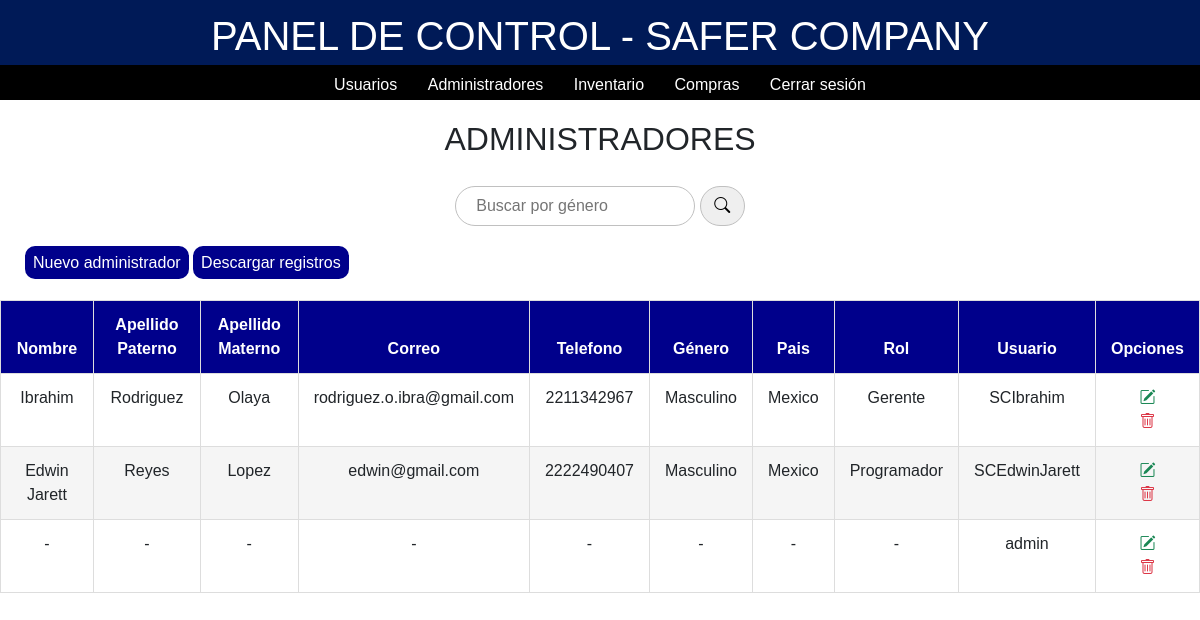
Page /crudadmin.php on the committed database.
### tables this page shows
CREATE TABLE `administradores` (
  `id_admin` int(11) NOT NULL,
  `nombre` varchar(30) NOT NULL,
  `paterno` varchar(30) NOT NULL,
  `materno` varchar(30) NOT NULL,
  `fecha_nac` date NOT NULL,
  `correo` varchar(100) NOT NULL,
  `telefono` char(15) NOT NULL,
  `genero` varchar(30) NOT NULL,
  `pais` varchar(30) NOT NULL,
  `rol` varchar(30) NOT NULL,
  `usuario` varchar(30) NOT NULL,
  `clave` varchar(30) NOT NULL
);

### crudadmin.php (the view, shortened to what this page needs)
<?php
include "conexion.php";
?>
<!DOCTYPE html>
<html lang="es">
<head>
    <link rel="stylesheet" href="https://cdn.jsdelivr.net/npm/bootstrap@5.2.0-beta1/dist/css/bootstrap.min.css">
    <link rel="stylesheet" href="estilosCRUD.css">
    <link rel="stylesheet" href="https://cdn.jsdelivr.net/npm/bootstrap-icons@1.9.1/font/bootstrap-icons.css">
</head>
<body class = "inicio">
    <?php
    $sql = "SELECT * FROM administradores";
    $datos = mysqli_query($conexion, $sql);
    ?>
    <div class = "panel">
        <h1>PANEL DE CONTROL - SAFER COMPANY</h1>
     </div>
      <div class="crud">
        <nav>
        <a href="crud.php">Usuarios</a>
        <a href="crudadmin.php">Administradores</a>
        <a href="crudinventario.php">Inventario</a>
        <a href="crud_compra.php">Compras</a>
        <a onclick="return confirm('¿Cerrar sesión?');" href="index.html">Cerrar sesión</a>
        </nav>
      </div>
      <div class="titulo"><h2>ADMINISTRADORES</h2></div>
    <div class= "busqueda">
    <form action="buscar_admin.php" method="post">
    <input type="text" placeholder="Buscar por género" name="genero"> <button class="submit"><i class="bi bi-search"></i></button>
    </form>
    </div>
    <div class = "enlace">
    <p class = "link"><a href="agregaradmin.html" class="alta">Nuevo administrador</a>  <a href="PDFadmin.php">Descargar registros</a></p>
    </div>
    <div>
        <table class = "table" align="center">
            <thead>
                <tr>
                    <th>Nombre</th>
                    <th>Apellido Paterno</th>
                    <th>Apellido Materno</th>
                    <th>Correo</th>
                    <th>Telefono</th>
                    <th>Género</th>
                    <th>Pais</th>
                    <th>Rol</th>
                    <th>Usuario</th>
                    <th>Opciones</th>
                </tr>
            </thead>
            <tbody>
                <?php while($filas=mysqli_fetch_array($datos)){
                        ?>
                        <tr>
                            <td><?php echo $filas['nombre'] ?> </td>
                            <td><?php echo $filas['paterno'] ?> </td>
                            <td><?php echo $filas['materno'] ?> </td>
                            <td><?php echo $filas['correo'] ?> </td>
                            <td><?php echo $filas['telefono'] ?> </td>
                            <td><?php echo $filas['genero'] ?> </td>
                            <td><?php echo $filas['pais'] ?> </td>
                            <td><?php echo $filas['rol'] ?> </td>
                            <td><?php echo $filas['usuario'] ?> </td>
                            <td>
                            <a class = "text-success" href="editaradmin.php?id_admin=<?php echo $filas['id_admin'] ?>" ><i class="bi bi-pencil-square"></i></a>
                            <a class = "text-danger" onclick="return confirm('¿Estás seguro de eliminar?');" href="eliminaradmin.php?id_admin=<?php echo $filas['id_admin'] ?>" ><i class="bi bi-trash"></i></a>
                            </td>
                        </tr>
                <?php
                } ?>
            </tbody>
        </table>
    </div>
</body>
</html>

### estilosCRUD.css (style rules this page uses)
body { font-family: sans-serif; margin: 0; }
a { padding: 10px; }
.panel { background-color: #001a57; text-align: center; color: #fff; padding: 12px; font-size: 16px; height: 65px; }
h1 { font-family: sans-serif; font-size: 40px; }
.crud { width: auto; height: 35px; background-color: #000; text-align: center; padding: 8px; font-size: 16px; }
.crud a { color: #fff; padding: 8px; margin: 5px; text-decoration: none; }
.titulo { padding: 20px; }
h2 { font-family: sans-serif; text-align: center; }
.enlace { margin: 25px; }
.link a { font-size: 16px; font-family: sans-serif; background-color: darkblue; text-decoration: none; padding: 8px; border-radius: 10px; color: #fff; }
.busqueda { text-align: center; }
.busqueda input { width: 240px; height: 40px; padding: 0 20px; font-size: 16px; color: #000; outline: none; border: 1px solid silver; border-radius: 30px; }
.submit { border-radius: 30px; border: 1px solid silver; width: 45px; height: 40px; }
.table { padding: 12px; margin: 20; width: auto; border-collapse: collapse; }
.table td, .table tr { padding: 12px 15px; border: 1px solid #ddd; text-align: center; font-size: 16px; }
.table th { background-color: darkblue; color: #ffffff; padding: 12px 15px; border: 1px solid #ddd; }
.table tbody tr:nth-child(even) { background-color: #f5f5f5; }

### rows in the picture
administradores: nombre "Ibrahim", paterno "Rodriguez", materno "Olaya", correo "rodriguez.o.ibra@gmail.com", telefono "2211342967", genero "Masculino", pais "Mexico", rol "Gerente", usuario "SCIbrahim"
administradores: nombre "Edwin Jarett", paterno "Reyes", materno "Lopez", correo "edwin@gmail.com", telefono "2222490407", genero "Masculino", pais "Mexico", rol "Programador", usuario "SCEdwinJarett"
administradores: nombre "-", paterno "-", materno "-", correo "-", telefono "-", genero "-", pais "-", rol "-", usuario "admin"
